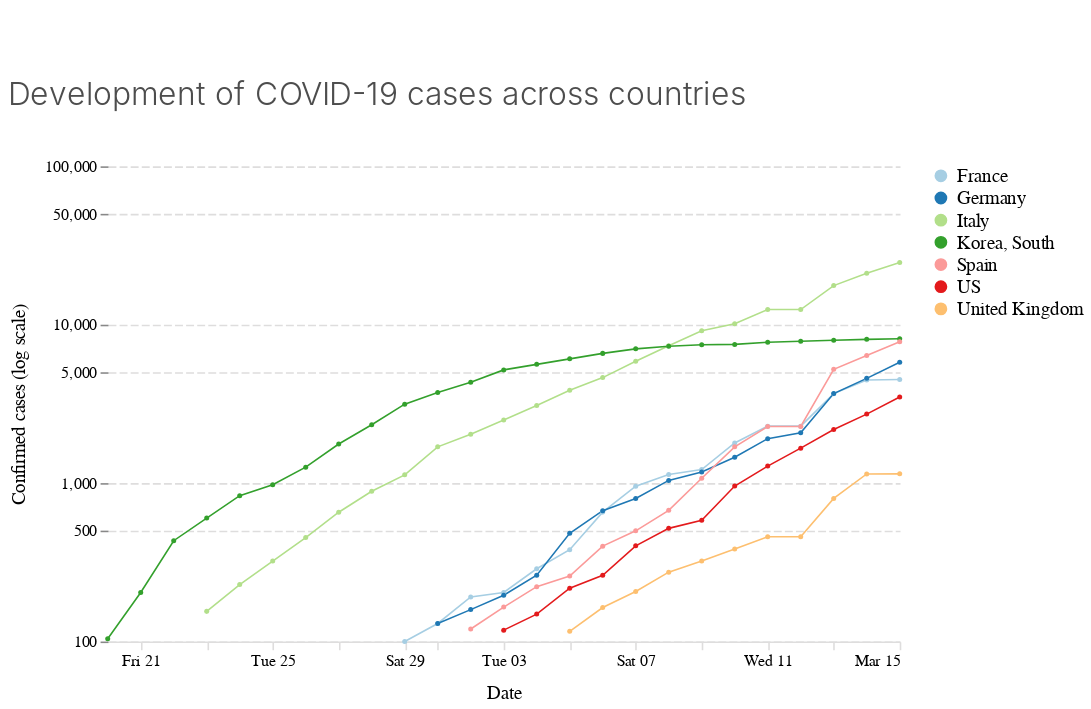

The cell this chart's notebook holds for it:
### Markdown cell above
## Case count per day

### Code cell
alt.Chart(
    confirmed_sel, 
    height=300,
    title='Development of COVID-19 cases across countries'
).mark_line(
    point=alt.OverlayMarkDef(shape='circle', size=10)
).encode(
    alt.X('date:T', title='Date'),
    alt.Y(
        'value:Q', 
        scale=alt.Scale(
            type='log', 
            bins=[100,500,1000,5000,10000,50000,100000]),
        title='Confirmed cases (log scale)'
    ),
    color='country:N')

### Figure 1 — Vega-Lite specification as saved in the notebook (floating-point values rounded to 4 significant figures)
{"$schema": "https://vega.github.io/schema/vega-lite/v3.4.0.json", "config": {"area": {"fill": "#1696d2"}, "axisX": {"domain": true, "domainColor": "#DEDDDD", "domainDashOffset": 10, "domainWidth": 1, "grid": false, "labelAngle": 0, "labelFont": "Avenir", "labelFontSize": 10, "tickColor": "#DEDDDD", "titleFont": "Avenir", "titleFontSize": 12, "titleFontWeight": 400, "titlePadding": 10}, "axisY": {"domain": false, "domainDashOffset": 10, "grid": true, "gridColor": "#DEDDDD", "gridDash": [5, 2], "gridWidth": 1, "labelAngle": 0, "labelFont": "Avenir", "labelFontSize": 10, "titleFont": "Avenir", "titleFontSize": 12, "titleFontWeight": 400, "titlePadding": 10}, "bar": {"fill": "#1696d2", "strokeWidth": 0}, "guide-title": {"color": "Monospace", "font": "Avenir", "fontSize": 15}, "header": {"titleFontSize": 12, "titleFontWeight": 400}, "legend": {"labelFont": "Avenir", "labelFontSize": 12, "symbolSize": 50, "symbolType": "circle", "title": "", "titleFont": "Avenir", "titleFontSize": 12}, "line": {"color": "#1696d2", "stroke": "#1696d2", "strokeWidth": 1}, "path": {"stroke": "#1696d2"}, "point": {"filled": true}, "range": {"category": ["#a6cee3", "#1f78b4", "#b2df8a", "#33a02c", "#fb9a99", "#e31a1c", "#fdbf6f", "#ff7f00"], "diverging": ["#cfe8f3", "#a2d4ec", "#73bfe2", "#46abdb", "#1696d2", "#12719e"]}, "text": {"align": "right", "color": "#1696d2", "font": "Avenir", "fontSize": 12, "fontWeight": 400, "size": 11}, "title": {"anchor": "start", "color": "#4d4d4d", "font": "Avenir", "fontSize": 20, "fontWeight": 300, "lineHeight": 100, "offset": 30}, "trail": {"color": "#1696d2", "stroke": "#1696d2"}, "view": {"strokeWidth": 0}}, "data": {"name": "data-d317266a7106c7ecae775bf5cc6e3df1"}, "datasets": {"data-d317266a7106c7ecae775bf5cc6e3df1": [{"country": "France", "date": "2020-02-29T00:00:00", "value": 100}, {"country": "France", "date": "2020-03-01T00:00:00", "value": 130}, {"country": "France", "date": "2020-03-02T00:00:00", "value": 191}, {"country": "France", "date": "2020-03-03T00:00:00", "value": 204}, {"country": "France", "date": "2020-03-04T00:00:00", "value": 288}, {"country": "France", "date": "2020-03-05T00:00:00", "value": 380}, {"country": "France", "date": "2020-03-06T00:00:00", "value": 656}, {"country": "France", "date": "2020-03-07T00:00:00", "value": 957}, {"country": "France", "date": "2020-03-08T00:00:00", "value": 1134}, {"country": "France", "date": "2020-03-09T00:00:00", "value": 1217}, {"country": "France", "date": "2020-03-10T00:00:00", "value": 1792}, {"country": "France", "date": "2020-03-11T00:00:00", "value": 2289}, {"country": "France", "date": "2020-03-12T00:00:00", "value": 2289}, {"country": "France", "date": "2020-03-13T00:00:00", "value": 3672}, {"country": "France", "date": "2020-03-14T00:00:00", "value": 4480}, {"country": "France", "date": "2020-03-15T00:00:00", "value": 4513}, {"country": "Germany", "date": "2020-03-01T00:00:00", "value": 130}, {"country": "Germany", "date": "2020-03-02T00:00:00", "value": 159}, {"country": "Germany", "date": "2020-03-03T00:00:00", "value": 196}, {"country": "Germany", "date": "2020-03-04T00:00:00", "value": 262}, {"country": "Germany", "date": "2020-03-05T00:00:00", "value": 482}, {"country": "Germany", "date": "2020-03-06T00:00:00", "value": 670}, {"country": "Germany", "date": "2020-03-07T00:00:00", "value": 799}, {"country": "Germany", "date": "2020-03-08T00:00:00", "value": 1040}, {"country": "Germany", "date": "2020-03-09T00:00:00", "value": 1176}, {"country": "Germany", "date": "2020-03-10T00:00:00", "value": 1457}, {"country": "Germany", "date": "2020-03-11T00:00:00", "value": 1908}, {"country": "Germany", "date": "2020-03-12T00:00:00", "value": 2078}, {"country": "Germany", "date": "2020-03-13T00:00:00", "value": 3675}, {"country": "Germany", "date": "2020-03-14T00:00:00", "value": 4585}, {"country": "Germany", "date": "2020-03-15T00:00:00", "value": 5795}, {"country": "Italy", "date": "2020-02-23T00:00:00", "value": 155}, {"country": "Italy", "date": "2020-02-24T00:00:00", "value": 229}, {"country": "Italy", "date": "2020-02-25T00:00:00", "value": 322}, {"country": "Italy", "date": "2020-02-26T00:00:00", "value": 453}, {"country": "Italy", "date": "2020-02-27T00:00:00", "value": 655}, {"country": "Italy", "date": "2020-02-28T00:00:00", "value": 888}, {"country": "Italy", "date": "2020-02-29T00:00:00", "value": 1128}, {"country": "Italy", "date": "2020-03-01T00:00:00", "value": 1694}, {"country": "Italy", "date": "2020-03-02T00:00:00", "value": 2036}, {"country": "Italy", "date": "2020-03-03T00:00:00", "value": 2502}, {"country": "Italy", "date": "2020-03-04T00:00:00", "value": 3089}, {"country": "Italy", "date": "2020-03-05T00:00:00", "value": 3858}, {"country": "Italy", "date": "2020-03-06T00:00:00", "value": 4636}, {"country": "Italy", "date": "2020-03-07T00:00:00", "value": 5883}, {"country": "Italy", "date": "2020-03-08T00:00:00", "value": 7375}, {"country": "Italy", "date": "2020-03-09T00:00:00", "value": 9172}, {"country": "Italy", "date": "2020-03-10T00:00:00", "value": 10149}, {"country": "Italy", "date": "2020-03-11T00:00:00", "value": 12462}, {"country": "Italy", "date": "2020-03-12T00:00:00", "value": 12462}, {"country": "Italy", "date": "2020-03-13T00:00:00", "value": 17660}, {"country": "Italy", "date": "2020-03-14T00:00:00", "value": 21157}, {"country": "Italy", "date": "2020-03-15T00:00:00", "value": 24747}, {"country": "Korea, South", "date": "2020-02-20T00:00:00", "value": 104}, {"country": "Korea, South", "date": "2020-02-21T00:00:00", "value": 204}, {"country": "Korea, South", "date": "2020-02-22T00:00:00", "value": 433}, {"country": "Korea, South", "date": "2020-02-23T00:00:00", "value": 602}, {"country": "Korea, South", "date": "2020-02-24T00:00:00", "value": 833}, {"country": "Korea, South", "date": "2020-02-25T00:00:00", "value": 977}, {"country": "Korea, South", "date": "2020-02-26T00:00:00", "value": 1261}, {"country": "Korea, South", "date": "2020-02-27T00:00:00", "value": 1766}, {"country": "Korea, South", "date": "2020-02-28T00:00:00", "value": 2337}, {"country": "Korea, South", "date": "2020-02-29T00:00:00", "value": 3150}, {"country": "Korea, South", "date": "2020-03-01T00:00:00", "value": 3736}, {"country": "Korea, South", "date": "2020-03-02T00:00:00", "value": 4335}, {"country": "Korea, South", "date": "2020-03-03T00:00:00", "value": 5186}, {"country": "Korea, South", "date": "2020-03-04T00:00:00", "value": 5621}, {"country": "Korea, South", "date": "2020-03-05T00:00:00", "value": 6088}, {"country": "Korea, South", "date": "2020-03-06T00:00:00", "value": 6593}, {"country": "Korea, South", "date": "2020-03-07T00:00:00", "value": 7041}, {"country": "Korea, South", "date": "2020-03-08T00:00:00", "value": 7314}, {"country": "Korea, South", "date": "2020-03-09T00:00:00", "value": 7478}, {"country": "Korea, South", "date": "2020-03-10T00:00:00", "value": 7513}, {"country": "Korea, South", "date": "2020-03-11T00:00:00", "value": 7755}, {"country": "Korea, South", "date": "2020-03-12T00:00:00", "value": 7869}, {"country": "Korea, South", "date": "2020-03-13T00:00:00", "value": 7979}, {"country": "Korea, South", "date": "2020-03-14T00:00:00", "value": 8086}, {"country": "Korea, South", "date": "2020-03-15T00:00:00", "value": 8162}, {"country": "Spain", "date": "2020-03-02T00:00:00", "value": 120}, {"country": "Spain", "date": "2020-03-03T00:00:00", "value": 165}, {"country": "Spain", "date": "2020-03-04T00:00:00", "value": 222}, {"country": "Spain", "date": "2020-03-05T00:00:00", "value": 259}, {"country": "Spain", "date": "2020-03-06T00:00:00", "value": 400}, {"country": "Spain", "date": "2020-03-07T00:00:00", "value": 500}, {"country": "Spain", "date": "2020-03-08T00:00:00", "value": 673}, {"country": "Spain", "date": "2020-03-09T00:00:00", "value": 1073}, {"country": "Spain", "date": "2020-03-10T00:00:00", "value": 1695}, {"country": "Spain", "date": "2020-03-11T00:00:00", "value": 2277}, {"country": "Spain", "date": "2020-03-12T00:00:00", "value": 2277}, {"country": "Spain", "date": "2020-03-13T00:00:00", "value": 5232}, {"country": "Spain", "date": "2020-03-14T00:00:00", "value": 6391}, {"country": "Spain", "date": "2020-03-15T00:00:00", "value": 7798}, {"country": "US", "date": "2020-03-03T00:00:00", "value": 118}, {"country": "US", "date": "2020-03-04T00:00:00", "value": 149}, {"country": "US", "date": "2020-03-05T00:00:00", "value": 217}, {"country": "US", "date": "2020-03-06T00:00:00", "value": 262}, {"country": "US", "date": "2020-03-07T00:00:00", "value": 402}, {"country": "US", "date": "2020-03-08T00:00:00", "value": 518}, {"country": "US", "date": "2020-03-09T00:00:00", "value": 583}, {"country": "US", "date": "2020-03-10T00:00:00", "value": 959}, {"country": "US", "date": "2020-03-11T00:00:00", "value": 1281}, {"country": "US", "date": "2020-03-12T00:00:00", "value": 1663}, {"country": "US", "date": "2020-03-13T00:00:00", "value": 2179}, {"country": "US", "date": "2020-03-14T00:00:00", "value": 2727}, {"country": "US", "date": "2020-03-15T00:00:00", "value": 3499}, {"country": "United Kingdom", "date": "2020-03-05T00:00:00", "value": 116}, {"country": "United Kingdom", "date": "2020-03-06T00:00:00", "value": 164}, {"country": "United Kingdom", "date": "2020-03-07T00:00:00", "value": 207}, {"country": "United Kingdom", "date": "2020-03-08T00:00:00", "value": 274}, {"country": "United Kingdom", "date": "2020-03-09T00:00:00", "value": 322}, {"country": "United Kingdom", "date": "2020-03-10T00:00:00", "value": 384}, {"country": "United Kingdom", "date": "2020-03-11T00:00:00", "value": 459}, {"country": "United Kingdom", "date": "2020-03-12T00:00:00", "value": 459}, {"country": "United Kingdom", "date": "2020-03-13T00:00:00", "value": 801}, {"country": "United Kingdom", "date": "2020-03-14T00:00:00", "value": 1143}, {"country": "United Kingdom", "date": "2020-03-15T00:00:00", "value": 1144}]}, "encoding": {"color": {"field": "country", "type": "nominal"}, "x": {"field": "date", "title": "Date", "type": "temporal"}, "y": {"field": "value", "scale": {"bins": [100, 500, 1000, 5000, 10000, 50000, 100000], "type": "log"}, "title": "Confirmed cases (log scale)", "type": "quantitative"}}, "height": 300, "mark": {"point": {"shape": "circle", "size": 10}, "type": "line"}, "padding": {"bottom": 5, "left": 5, "right": 5, "top": 50}, "title": "Development of COVID-19 cases across countries", "width": 500}
